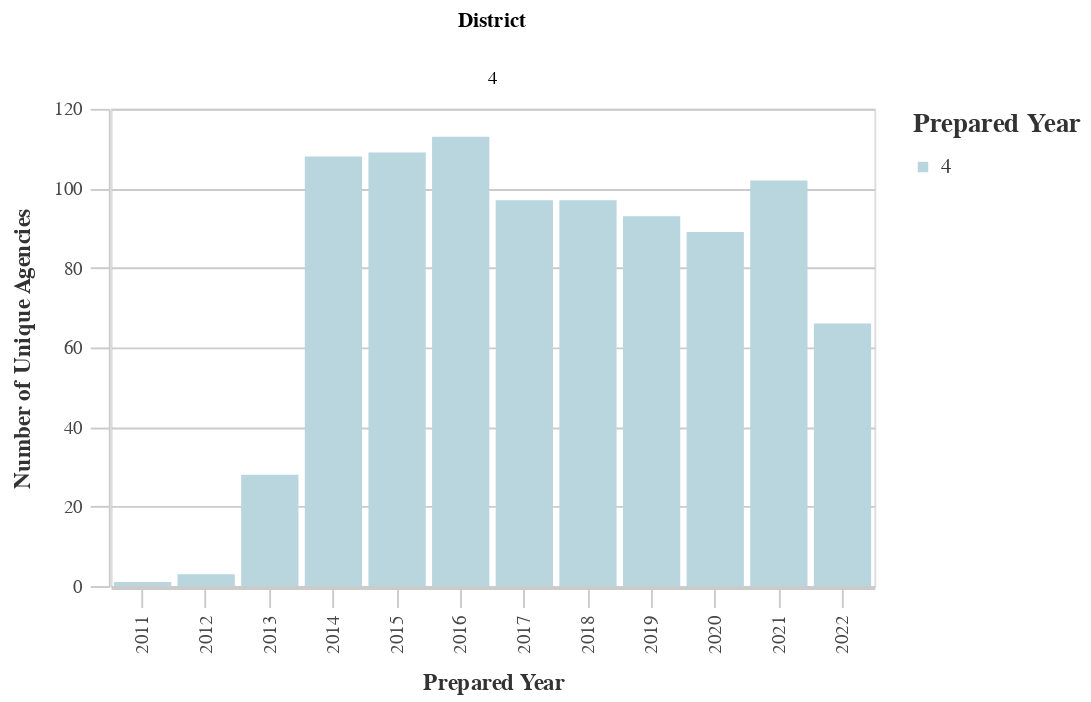

This figure's notebook cell:
### Markdown cell above
### Number of Unique Agencies by District

### Code cell
# Unique Agencies by Dist
dist_years_agency = ((
        df
        >> group_by(_.prepared_y, _.dist)
        >> summarize(n=_.primary_agency_name.nunique())
        >> arrange(-_.prepared_y)
    )
        .rename(columns={'dist':'District', 'n':'Count'})
    )
chart10 = (alt.Chart(dist_years_agency).mark_bar().encode(
        column='District:N',
        x=alt.X('prepared_y:O', title='Prepared Year'),
        y=alt.Y('Count:Q', title='Number of Unique Agencies'),
        color = alt.Color("District:N", 
                              scale=alt.Scale(
                                  range=altair_utils.CALITP_SEQUENTIAL_COLORS),  
                               legend=alt.Legend(title="Prepared Year")
                              )))
                              
chart10 = styleguide.preset_chart_config(chart10)
chart10 = _dla_utils.add_tooltip(chart10, 'prepared_y', 'Count')

display(chart10)

### Figure 1 — Vega-Lite specification as saved in the notebook (floating-point values rounded to 4 significant figures)
{"config": {"view": {"continuousWidth": 400, "continuousHeight": 300}, "axis": {"domainColor": "#cbcbcb", "grid": true, "gridColor": "#cbcbcb", "gridWidth": 1, "labelColor": "#474747", "labelFont": "Nunito Sans", "labelFontSize": 10, "labelPadding": 4, "tickColor": "#cbcbcb", "tickSize": 10, "titleColor": "#333", "titleFont": "Raleway", "titleFontSize": 12, "titlePadding": 10}, "axisBand": {"grid": false}, "background": "white", "font": "Raleway", "header": {"labelFont": "Nunito Sans", "titleFont": "Raleway"}, "legend": {"labelColor": "#333", "labelFont": "Nunito Sans", "labelFontSize": 11, "labelLimit": 0, "padding": 1, "symbolSize": 30, "symbolType": "square", "titleColor": "#333", "titleFont": "Raleway", "titleFontSize": 14, "titlePadding": 10}, "title": {"anchor": "middle", "font": "Raleway", "fontSize": 18, "fontWeight": 300, "offset": 20}}, "data": {"name": "data-8015118ff12d4cacf13808efaa6ceafb"}, "mark": "bar", "encoding": {"color": {"field": "District", "legend": {"title": "Prepared Year"}, "scale": {"range": ["#B9D6DF", "#8CBCCB", "#2EA8CE", "#136C97", "#0B405B"]}, "type": "nominal"}, "column": {"field": "District", "type": "nominal"}, "tooltip": [{"field": "prepared_y", "type": "quantitative"}, {"field": "Count", "type": "quantitative"}], "x": {"field": "prepared_y", "title": "Prepared Year", "type": "ordinal"}, "y": {"field": "Count", "title": "Number of Unique Agencies", "type": "quantitative"}}, "height": 250, "width": 400, "$schema": "https://vega.github.io/schema/vega-lite/v4.17.0.json", "datasets": {"data-8015118ff12d4cacf13808efaa6ceafb": [{"prepared_y": 2022.0, "District": 4, "Count": 66}, {"prepared_y": 2021.0, "District": 4, "Count": 102}, {"prepared_y": 2020.0, "District": 4, "Count": 89}, {"prepared_y": 2019.0, "District": 4, "Count": 93}, {"prepared_y": 2018.0, "District": 4, "Count": 97}, {"prepared_y": 2017.0, "District": 4, "Count": 97}, {"prepared_y": 2016.0, "District": 4, "Count": 113}, {"prepared_y": 2015.0, "District": 4, "Count": 109}, {"prepared_y": 2014.0, "District": 4, "Count": 108}, {"prepared_y": 2013.0, "District": 4, "Count": 28}, {"prepared_y": 2012.0, "District": 4, "Count": 3}, {"prepared_y": 2011.0, "District": 4, "Count": 1}]}}
